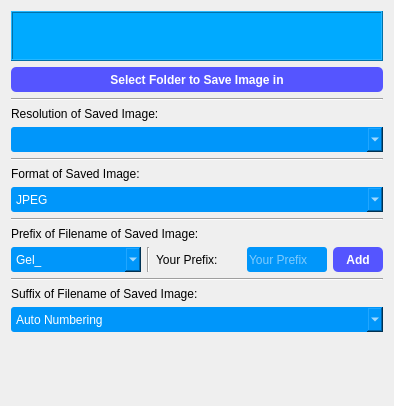
              <widget class="QWidget" name="toolCapture">
               <property name="geometry">
                <rect>
                 <x>0</x>
                 <y>0</y>
                 <width>394</width>
                 <height>406</height>
                </rect>
               </property>
               <attribute name="label">
                <string>Capture</string>
               </attribute>
               <layout class="QVBoxLayout" name="verticalLayout_8">
                <item>
                 <widget class="QTextBrowser" name="textSavedFolder">
                  <property name="maximumSize">
                   <size>
                    <width>16777215</width>
                    <height>50</height>
                   </size>
                  </property>
                  <property name="toolTip">
                   <string>Displays the folder where clicked images are going to be saved</string>
                  </property>
                  <property name="statusTip">
                   <string>Folder where images are going to be saved</string>
                  </property>
                  <property name="styleSheet">
                   <string notr="true">background-color :rgb(0, 170, 255)</string>
                  </property>
                  <property name="frameShape">
                   <enum>QFrame::Box</enum>
                  </property>
                  <property name="frameShadow">
                   <enum>QFrame::Raised</enum>
                  </property>
                 </widget>
                </item>
                <item>
                 <widget class="QPushButton" name="pushSavedFolder">
                  <property name="minimumSize">
                   <size>
                    <width>0</width>
                    <height>25</height>
                   </size>
                  </property>
                  <property name="toolTip">
                   <string>Click to change the folder where images are saved</string>
                  </property>
                  <property name="toolTipDuration">
                   <number>3</number>
                  </property>
                  <property name="statusTip">
                   <string>Change the folder where images are saved</string>
                  </property>
                  <property name="styleSheet">
                   <string notr="true">QPushButton{	
background-color : rgb(85, 85, 255);
color:rgb(255, 255, 255);
font: 10pt &quot;Segoe UI&quot;;
font: bold;
border-radius: 5px;
}

QPushButton::checked{background-color :rgb(85, 255, 127);}

QPushButton::pressed{background-color :rgb(85, 170, 250);}</string>
                  </property>
                  <property name="text">
                   <string>Select Folder to Save Image in</string>
                  </property>
                 </widget>
                </item>
                <item>
                 <widget class="Line" name="line_4">
                  <property name="orientation">
                   <enum>Qt::Horizontal</enum>
                  </property>
                 </widget>
                </item>
                <item>
                 <widget class="QLabel" name="label_2">
                  <property name="text">
                   <string>Resolution of Saved Image:</string>
                  </property>
                 </widget>
                </item>
                <item>
                 <widget class="QComboBox" name="comboResolution">
                  <property name="minimumSize">
                   <size>
                    <width>0</width>
                    <height>25</height>
                   </size>
                  </property>
                  <property name="styleSheet">
                   <string notr="true">QComboBox{	
background-color : rgb(0, 150, 250);
color:rgb(255, 255, 255);
font: 10pt &quot;Segoe UI&quot;;
border-radius: 3px;
}</string>
                  </property>
                 </widget>
                </item>
                <item>
                 <widget class="Line" name="line_8">
                  <property name="orientation">
                   <enum>Qt::Horizontal</enum>
                  </property>
                 </widget>
                </item>
                <item>
                 <widget class="QLabel" name="label_3">
                  <property name="text">
                   <string>Format of Saved Image:</string>
                  </property>
                 </widget>
                </item>
                <item>
                 <widget class="QComboBox" name="comboFormat">
                  <property name="minimumSize">
                   <size>
                    <width>0</width>
                    <height>25</height>
                   </size>
                  </property>
                  <property name="styleSheet">
                   <string notr="true">QComboBox{	
background-color : rgb(0, 150, 250);
color:rgb(255, 255, 255);
font: 10pt &quot;Segoe UI&quot;;
border-radius: 3px;
}</string>
                  </property>
                  <item>
                   <property name="text">
                    <string>JPEG</string>
                   </property>
                  </item>
                  <item>
                   <property name="text">
                    <string>TIFF</string>
                   </property>
                  </item>
                  <item>
                   <property name="text">
                    <string>PNG</string>
                   </property>
                  </item>
                  <item>
                   <property name="text">
                    <string>BMP</string>
                   </property>
                  </item>
                 </widget>
                </item>
                <item>
                 <widget class="Line" name="line_9">
                  <property name="orientation">
                   <enum>Qt::Horizontal</enum>
                  </property>
                 </widget>
                </item>
                <item>
                 <widget class="QLabel" name="label_4">
                  <property name="text">
                   <string>Prefix of Filename of Saved Image:</string>
                  </property>
                 </widget>
                </item>
                <item>
                 <layout class="QHBoxLayout" name="horizontalLayout_17">
                  <item>
                   <widget class="QComboBox" name="comboFnamePrefix">
                    <property name="minimumSize">
                     <size>
                      <width>0</width>
                      <height>25</height>
                     </size>
                    </property>
                    <property name="styleSheet">
                     <string notr="true">QComboBox{	
background-color : rgb(0, 150, 250);
color:rgb(255, 255, 255);
font: 10pt &quot;Segoe UI&quot;;
border-radius: 3px;
}</string>
                    </property>
                    <property name="editable">
                     <bool>false</bool>
                    </property>
                    <property name="maxVisibleItems">
                     <number>6</number>
                    </property>
                    <property name="duplicatesEnabled">
                     <bool>false</bool>
                    </property>
                    <item>
                     <property name="text">
                      <string>Gel_</string>
                     </property>
                    </item>
                    <item>
                     <property name="text">
                      <string>Protein_</string>
                     </property>
                    </item>
                    <item>
                     <property name="text">
                      <string>Image_</string>
                     </property>
                    </item>
                    <item>
                     <property name="text">
                      <string>DNA_</string>
                     </property>
                    </item>
                    <item>
                     <property name="text">
                      <string>RNA_</string>
                     </property>
                    </item>
                    <item>
                     <property name="text">
                      <string>User Defined...</string>
                     </property>
                    </item>
                   </widget>
                  </item>
                  <item>
                   <widget class="Line" name="line_18">
                    <property name="orientation">
                     <enum>Qt::Vertical</enum>
                    </property>
                   </widget>
                  </item>
                  <item>
                   <widget class="QLabel" name="label_7">
                    <property name="maximumSize">
                     <size>
                      <width>85</width>
                      <height>16777215</height>
                     </size>
                    </property>
                    <property name="text">
                     <string>Your Prefix:</string>
                    </property>
                   </widget>
                  </item>
                  <item>
                   <widget class="QLineEdit" name="lineAddPrefix">
                    <property name="minimumSize">
                     <size>
                      <width>0</width>
                      <height>25</height>
                     </size>
                    </property>
                    <property name="maximumSize">
                     <size>
                      <width>80</width>
                      <height>16777215</height>
                     </size>
                    </property>
                    <property name="styleSheet">
                     <string notr="true">QLineEdit{	
background-color : rgb(0, 150, 250);
color:rgb(255, 255, 255);
font: 10pt &quot;Segoe UI&quot;;
border-radius: 3px;
}</string>
                    </property>
                    <property name="text">
                     <string/>
                    </property>
                    <property name="maxLength">
                     <number>10</number>
                    </property>
                    <property name="placeholderText">
                     <string>Your Prefix</string>
                    </property>
                   </widget>
                  </item>
                  <item>
                   <widget class="QPushButton" name="pushAddPrefix">
                    <property name="minimumSize">
                     <size>
                      <width>0</width>
                      <height>25</height>
                     </size>
                    </property>
                    <property name="maximumSize">
                     <size>
                      <width>50</width>
                      <height>16777215</height>
                     </size>
                    </property>
                    <property name="styleSheet">
                     <string notr="true">QPushButton{	
background-color : rgb(85, 85, 255);
color:rgb(255, 255, 255);
font: 10pt &quot;Segoe UI&quot;;
font: bold;
border-radius: 5px;
}

QPushButton::checked{background-color :rgb(85, 255, 127);}

QPushButton::pressed{background-color :rgb(85, 170, 250);}</string>
                    </property>
                    <property name="text">
                     <string>Add</string>
                    </property>
                   </widget>
                  </item>
                 </layout>
                </item>
                <item>
                 <widget class="Line" name="line_19">
                  <property name="orientation">
                   <enum>Qt::Horizontal</enum>
                  </property>
                 </widget>
                </item>
                <item>
                 <widget class="QLabel" name="label_42">
                  <property name="text">
                   <string>Suffix of Filename of Saved Image:</string>
                  </property>
                 </widget>
                </item>
                <item>
                 <widget class="QComboBox" name="comboFnameSuffix">
                  <property name="minimumSize">
                   <size>
                    <width>0</width>
                    <height>25</height>
                   </size>
                  </property>
                  <property name="styleSheet">
                   <string notr="true">QComboBox{	
background-color : rgb(0, 150, 250);
color:rgb(255, 255, 255);
font: 10pt &quot;Segoe UI&quot;;
border-radius: 3px;
}</string>
                  </property>
                  <item>
                   <property name="text">
                    <string>Auto Numbering</string>
                   </property>
                  </item>
                  <item>
                   <property name="text">
                    <string>Date and Time</string>
                   </property>
                  </item>
                 </widget>
                </item>
                <item>
                 <spacer name="verticalSpacer">
                  <property name="orientation">
                   <enum>Qt::Vertical</enum>
                  </property>
                  <property name="sizeHint" stdset="0">
                   <size>
                    <width>20</width>
                    <height>95</height>
                   </size>
                  </property>
                 </spacer>
                </item>
               </layout>
              </widget>
